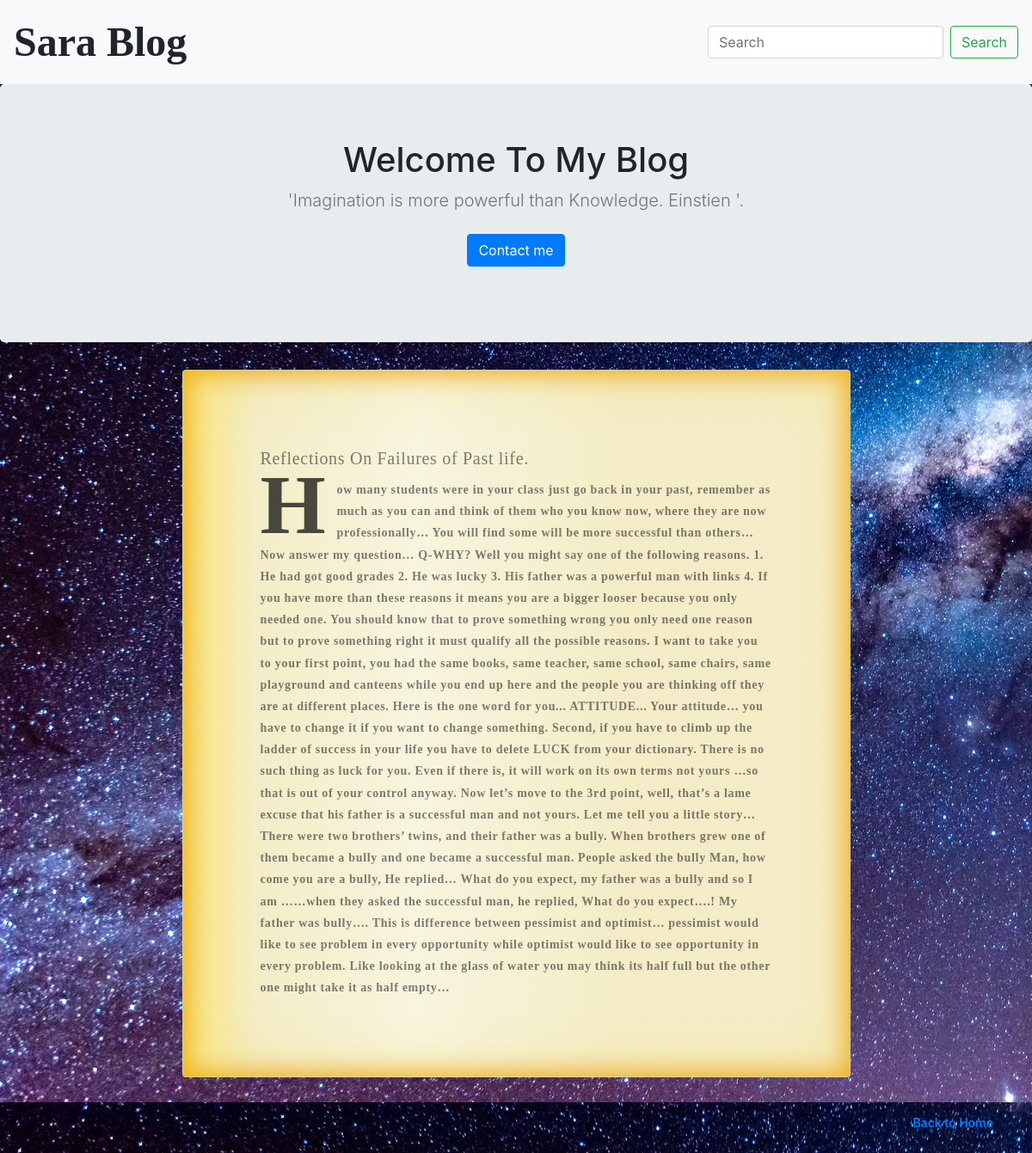
/blogs/6/, run on the app's committed database.
### blog/models.py (models this page shows, shortened)
class Blog(models.Model):
    title = models.CharField(max_length=250)
    body = models.TextField()
    pub_date = models.DateTimeField()

### blog/views.py (the view)
# urls.py: path('blogs/<int:blog_id>/', views.detail, name = 'detail'),
def detail(request, blog_id):
    detail_page = get_object_or_404(Blog, pk=blog_id)
    return render(request, 'blog/detail.html', {'detail_blog': detail_page})

### blog/templates/blog/detail.html
{% extends 'blog/base.html' %}
{% block text %}
    <div class="container">
        <div class="card oldpage">
            <div class="card-body">
              <h5 class="card-title">{{ detail_blog.title }}</h5>
              <p class="card-text detail">{{ detail_blog.body }}</p>
            </div>
          </div>
        <br>
        <br>
        <div >
            <p class="float-right">
                <a href="{% url 'home' %}">Back to Home</a>
            </p>
        </div>
    </div>
    <br>
    <br>
    <br>
    <br>
    <br>
    <br>
{% endblock text %}

### blog/static/css/style.css (style rules this page uses)
.oldpage { background-color: #f8f5de; background-image: linear-gradient( to right, rgba(255, 210, 0, 0.4), rgba(200, 160, 0, 0.1) 11%, rgba(0, 0, 0, 0) 35%, rgba(200, 160, 0, 0.1) 65% ); box-shadow: inset 0 0 75px rgba(255, 210, 0, 0.3), inset 0 0 20px rgba(255, 210, 0, 0.4), inset 0 0 30px rgba(220, 120, 0, 0.8); color: rgba(0, 0, 0, 0.5); font-family: "AustralisProSwash-Italic"; letter-spacing: 0.05em; line-height: 1.8; padding: 5em 5em; width: 70%; margin: auto; }
body { font-size: 14px; font-weight: 600; background-image: url("galaxy.jpg"); }
.detail::first-letter { color: rgba(0, 0, 0, 0.7); float: left; font-size: 7em; line-height: 60px; padding-right: 12px; position: relative; top: 8px; }

### data on the page
Blog: title "Reflections On Failures of Past life.", body "How many students were in your class just go back in your past, remember as much as you can and think of them who you know now, where they are now professionally… You will find some will be more successful than others…Now answer my question… Q-WHY? Well you might say one of the following reasons. 1. He had got good grades 2. He was lucky 3. His father was a powerful man with links 4. If you have more than these reasons it means you are a bigger looser because you only needed one. You should know that to prove something wrong you only need one reason but to prove something right it must qualify all the possible reasons. I want to take you to your first point, you had the same books, same…"
